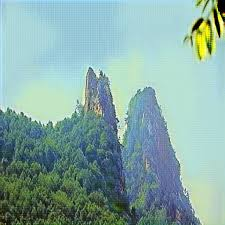
#> input picture Assignment1/images/hills.jpeg, 225 x 225 px
$ jupyter execute --allow-errors DL4V_Assignment_1.ipynb
#> lines starting #> are read from the running program, lines starting #| are printed output that depends on the picture
#### **Welcome to Assignment 1 on Deep Learning for Computer Vision.**
In this assignment you will get a chance to implement basic Image processing tasks like Correlation, Convolution, Edge Detection etc.

#### **Instructions**
1. Use Python 3.x to run this notebook
2. Write your code only in between the lines 'YOUR CODE STARTS HERE' and 'YOUR CODE ENDS HERE'.
you sould not change anything else code cells, if you do, the answers you are supposed to get at the end of this assignment might be wrong.
3. Read documentation of each function carefully.
4. All the best!

[cell 1]
# Imports
import numpy as np
import matplotlib.pyplot as plt
from PIL import Image

# %matplotlib inline uncomment this line if you're running this notebook on your local PC

[cell 2]
# DO NOT CHANGE THIS CODE
np.random.seed(0)

[cell 3]
def standardize(image):
    eps = 1e-5  # some fields have all 255 so variance will be 0, to avoid division by zero, introduced eps
    return (image - np.mean(image))/(np.std(image)+eps)

### Question 1

Where do you find the bright spot in the image displayed above? (*Hint:* Find the co-ordinates of the maximum value in the output array  )

1. $(143, 49)$
2. $(134, 47)$
3. $(130, 33)$
4. $(126, 50)$

[cell 4]
# Implement Linear Filtering technique on an image using a linear filter
def linear_filter(image, filter_): # 'filter' is a keyword in python, so is the underscore at the end.
    """
    Performs linear filtering on an image.
    Assume image size is W1xW2, filter size is F1xF2.

    Arguments:
    image -- input image possibly with 3 channels(RGB).
    filter_ -- linear filter to apply on image.

    Returns:
    result -- filtered image.
    """
    # DO NOT CHAGE THIS CODE
    image = np.array(image.convert('L')) # converts image to gray scale, so that it is easy to apply filter
    image_height, image_width = image.shape[0], image.shape[1]
    #print(image.shape)

    filter_ = np.array(filter_.convert('L'))
    filter_height, filter_width = filter_.shape[0], filter_.shape[1]
    #print(filter_.shape)

    # result shape will be of size --> (((W1−F1+2P) / S) + 1) x (((W2−F2+2P) / S) + 1), where 'P' is padding length
    # S is stride length, if you don't know about them, don't worry, you will learn in upcoming lectures.For now
    # we will use simplest setting P=0,S=1. See the next line.

    result_height, result_width = (image_height - filter_height) + 1, (image_width - filter_width) + 1
    result = np.array([[0 for j in range(result_width)] for i in range(result_height)])
    #print(result.shape)

    # YOUR CODE STARTS HERE
    for i in range(result_height):
        for j in range(result_width):
            temp = standardize(image[i:filter_height+i, j:filter_width+j]) * filter_
            try:
                result[i][j] = np.sum(temp)
            except ValueError as err:
                print("something went wrong", err)
                sys.exit()
    # YOUR CODE ENDS HERE
    return result

#> (a cell that did not finish here is left out)

#> (a cell that did not finish here is left out)

### Question 2

Where do you find the bright spot in the image displayed above? (*Hint:* Find the co-ordinates of the maximum value in the output array  )

1. $(2, 130)$
2. $(25, 118)$
3. $(0, 137)$
4. $(42, 115)$

[cell 7]
# To test your implementation, run the below code.
image = Image.open('./images/hills.jpeg')
#> image is the input picture: PIL image 225x225 RGB; mean R, G, B 135.4, 170, 165.3
filter_ = Image.open('./images/template.png')
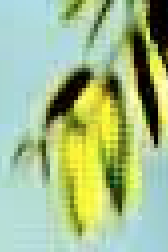
#> input picture Assignment1/images/template.png, 84 x 126 px (shown 2 times larger)
#> filter_ is the input picture: PIL image 84x126 RGBA; mean R, G, B, A 164.4, 189.4, 140.4, 255
result = linear_filter(image, filter_)
#> in linear_filter, `image = np.array(image.convert('L'))`:
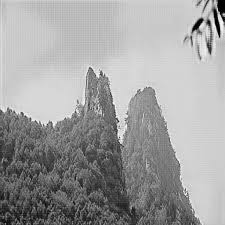
#> image: shape (225, 225); min 0, max 251, mean 159.1
#> in linear_filter, `filter_ = np.array(filter_.convert('L'))`:
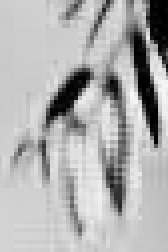
#> filter_: shape (126, 84) (shown 2 times larger); min 0, max 247, mean 176.3
#> after the loop in linear_filter, `for i in range(result_height):`:
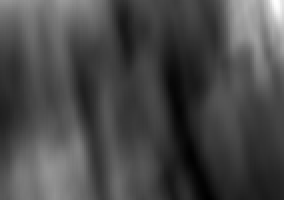
#> result: shape (100, 142) int64 (shown 2 times larger); min -215997, max 162496, mean -107513; drawn with min black and max white

idx = np.unravel_index(np.argmax(result), result.shape)
print(idx)
#| (0, 137)

[cell 8]
plt.imshow(result)
plt.title('Filtered Image')
plt.show()

### Question 3

What are index of the min and max values in the above image?

1. $(43, 134), (200, 54)$
2. $(38, 142), (215, 61)$
3. $(30, 118), (198, 54)$
4. $(44, 142), (220, 43)$

[cell 9]
# Implement Convolution on an image using a filter/kernel
def convolution2D(image, kernel):
    """
    Performs convolution on an image using a kernel.

    Arguments:
    image -- 2D matrix representing image.
    kernel -- kernel to apply on image.

    Returns:
    result -- filtered image.
    """
    # YOUR CODE STARTS HERE
    kernel_new = filter_.transpose(Image.FLIP_TOP_BOTTOM).transpose(Image.FLIP_LEFT_RIGHT)
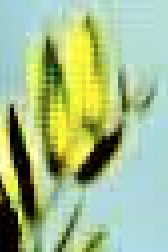
#> kernel_new: PIL image 84x126 RGBA (shown 2 times larger); mean R, G, B, A 164.4, 189.4, 140.4, 255
    result = linear_filter(image,kernel_new)
#> in linear_filter (call 2), `filter_ = np.array(filter_.convert('L'))`:
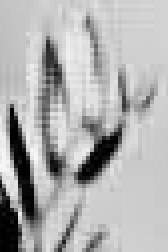
#> filter_: shape (126, 84) (shown 2 times larger); min 0, max 247, mean 176.3
#> after the loop in linear_filter (call 2), `for i in range(result_height):`:
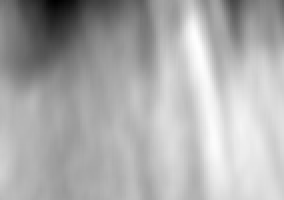
#> result: shape (100, 142) int64 (shown 2 times larger); min -128647, max 248162, mean 126620.6; drawn with min black and max white

    # YOUR CODE ENDS HERE
    return result

#> (a cell that did not finish here is left out)

[cell 11]
plt.imshow(result)
plt.title('Filtered Image')
plt.show()

### Question 4

What are index of the min and max values in the above image?

1. $(15, 28), (18, 89)$
2. $(0, 27), (22, 98)$
3. $(4, 17), (14, 70)$
4. $(7, 42), (10, 89)$

[cell 12]
# To test your implementation, run the below code.
image_hills = Image.open('./images/hills.jpeg')
filter_hills = Image.open('./images/template.png')
result_hills = convolution2D(image_hills, filter_hills)

idx = np.unravel_index(np.argmax(result_hills), result_hills.shape)
idy = np.unravel_index(np.argmin(result_hills), result_hills.shape)
print(idx)
#| (22, 98)
print(idy)
#| (0, 27)

[cell 13]
plt.imshow(result_hills)
plt.title('Filtered Image')
plt.show()

## Sobel and Laplace Filters

### Question 5:
In this question you'll have to apply a Sobel Filter to the provided image and report the index of min and max value of the final output.

1. $(52, 147), (111, 26)$
2. $(50, 134), (100, 31)$
3. $(56, 152), (116, 18)$
4. $(51, 143), (114, 24)$

[cell 14]
import numpy as np
from PIL import Image

image_clown = Image.open('./images/clown.png')
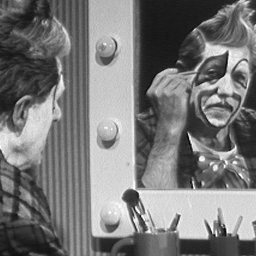
#> input picture Assignment1/images/clown.png, 256 x 256 px
#> image_clown is the input picture: PIL image 256x256 L; min 3, max 255, mean 120.3

###YOUR CODE STARTS HERE

# Define 3*3 Vertical sobel filter (Hint: refer lecture slides)
sobel_v = np.array([[1,0,-1], [2,0,-2], [1,0,-1]])
#> (the rest of this cell did not finish here and is left out)

### Question 6

What are index of the min and max values of the Laplace Filter response to the provided image?

1. $(4, 117), (111, 26)$
2. $(13, 134), (100, 31)$
3. $(6, 108), (111, 26)$
4. $(10, 104), (106, 22)$

[cell 15]
import numpy as np
from PIL import Image

image = Image.open('./images/clown.png')

###YOUR CODE STARTS HERE

# Define 3*3 Laplace filter (Hint: refer lecture slides)
laplacian_filter = np.array([[0, -1, 0],
                             [-1, 4, -1],
                             [0, -1, 0]])

#compute response using convolution2D function
response_L = convolution2D(image, laplacian_filter)
#> after the loop in linear_filter (call 3), `for i in range(result_height):`:
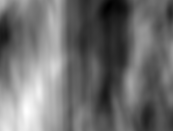
#> result: shape (131, 173) int64; min -206457, max 228791, mean -17378.9; drawn with min black and max white

#compute index of min and max value of Laplace Filter response

###YOUR CODE ENDS HERE

[cell 16]
print(np.unravel_index(np.argmax(response_L), np.shape(response_L)))
#| (111, 26)
print(np.unravel_index(np.argmin(response_L), np.shape(response_L)))
#| (6, 108)
